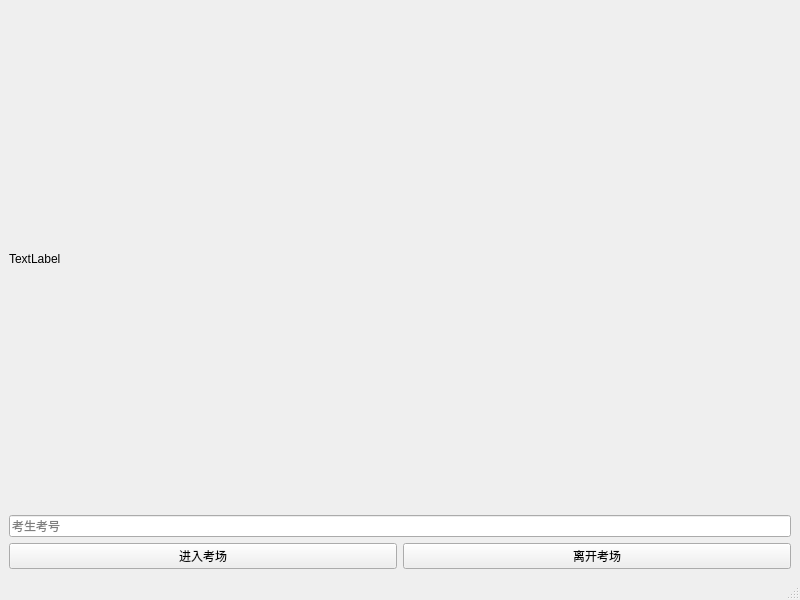
<?xml version="1.0" encoding="UTF-8"?>
<ui version="4.0">
 <class>MainWindow</class>
 <widget class="QMainWindow" name="MainWindow">
  <property name="geometry">
   <rect>
    <x>0</x>
    <y>0</y>
    <width>800</width>
    <height>600</height>
   </rect>
  </property>
  <property name="windowTitle">
   <string>MainWindow</string>
  </property>
  <widget class="QWidget" name="centralwidget">
   <layout class="QGridLayout" name="gridLayout_2">
    <item row="0" column="0" rowspan="2">
     <layout class="QGridLayout" name="gridLayout"/>
    </item>
    <item row="1" column="1" colspan="2">
     <widget class="QLineEdit" name="lineEdit_stuid">
      <property name="placeholderText">
       <string>考生考号</string>
      </property>
     </widget>
    </item>
    <item row="2" column="1">
     <widget class="QPushButton" name="pushButton_in">
      <property name="text">
       <string>进入考场</string>
      </property>
     </widget>
    </item>
    <item row="2" column="2">
     <widget class="QPushButton" name="pushButton_out">
      <property name="text">
       <string>离开考场</string>
      </property>
     </widget>
    </item>
    <item row="0" column="1" colspan="2">
     <widget class="QLabel" name="label_frame">
      <property name="text">
       <string>TextLabel</string>
      </property>
     </widget>
    </item>
   </layout>
  </widget>
  <widget class="QMenuBar" name="menubar">
   <property name="geometry">
    <rect>
     <x>0</x>
     <y>0</y>
     <width>800</width>
     <height>21</height>
    </rect>
   </property>
  </widget>
  <widget class="QStatusBar" name="statusbar"/>
 </widget>
 <resources/>
 <connections/>
</ui>
